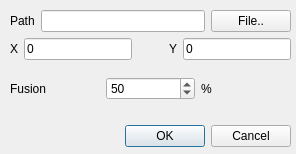
<?xml version="1.0" encoding="UTF-8"?>
<ui version="4.0">
 <class>dialogfusion</class>
 <widget class="QDialog" name="dialogfusion">
  <property name="geometry">
   <rect>
    <x>0</x>
    <y>0</y>
    <width>296</width>
    <height>154</height>
   </rect>
  </property>
  <property name="windowTitle">
   <string>Dialog</string>
  </property>
  <widget class="QDialogButtonBox" name="buttonBox">
   <property name="geometry">
    <rect>
     <x>100</x>
     <y>120</y>
     <width>191</width>
     <height>32</height>
    </rect>
   </property>
   <property name="orientation">
    <enum>Qt::Horizontal</enum>
   </property>
   <property name="standardButtons">
    <set>QDialogButtonBox::Cancel|QDialogButtonBox::Ok</set>
   </property>
  </widget>
  <widget class="QWidget" name="verticalLayoutWidget">
   <property name="geometry">
    <rect>
     <x>10</x>
     <y>10</y>
     <width>281</width>
     <height>101</height>
    </rect>
   </property>
   <layout class="QVBoxLayout" name="verticalLayout">
    <item>
     <layout class="QHBoxLayout" name="horizontalLayout">
      <item>
       <widget class="QLabel" name="label">
        <property name="text">
         <string>Path</string>
        </property>
       </widget>
      </item>
      <item>
       <widget class="QLineEdit" name="pathEdit"/>
      </item>
      <item>
       <widget class="QPushButton" name="pushButton">
        <property name="text">
         <string>File..</string>
        </property>
       </widget>
      </item>
     </layout>
    </item>
    <item>
     <layout class="QHBoxLayout" name="horizontalLayout_2">
      <item>
       <widget class="QLabel" name="label_2">
        <property name="text">
         <string>X</string>
        </property>
       </widget>
      </item>
      <item>
       <widget class="QLineEdit" name="xEdit">
        <property name="text">
         <string>0</string>
        </property>
       </widget>
      </item>
      <item>
       <spacer name="horizontalSpacer">
        <property name="orientation">
         <enum>Qt::Horizontal</enum>
        </property>
        <property name="sizeHint" stdset="0">
         <size>
          <width>5</width>
          <height>20</height>
         </size>
        </property>
       </spacer>
      </item>
      <item>
       <widget class="QLabel" name="label_3">
        <property name="text">
         <string>Y</string>
        </property>
       </widget>
      </item>
      <item>
       <widget class="QLineEdit" name="yEdit">
        <property name="text">
         <string>0</string>
        </property>
       </widget>
      </item>
     </layout>
    </item>
    <item>
     <layout class="QHBoxLayout" name="horizontalLayout_3">
      <item>
       <widget class="QLabel" name="label_4">
        <property name="text">
         <string>Fusion</string>
        </property>
       </widget>
      </item>
      <item>
       <widget class="QSpinBox" name="percentageEdit">
        <property name="minimum">
         <number>1</number>
        </property>
        <property name="maximum">
         <number>100</number>
        </property>
        <property name="value">
         <number>50</number>
        </property>
       </widget>
      </item>
      <item>
       <widget class="QLabel" name="label_5">
        <property name="text">
         <string>%</string>
        </property>
       </widget>
      </item>
     </layout>
    </item>
   </layout>
  </widget>
 </widget>
 <resources/>
 <connections>
  <connection>
   <sender>buttonBox</sender>
   <signal>accepted()</signal>
   <receiver>dialogfusion</receiver>
   <slot>accept()</slot>
   <hints>
    <hint type="sourcelabel">
     <x>248</x>
     <y>254</y>
    </hint>
    <hint type="destinationlabel">
     <x>157</x>
     <y>274</y>
    </hint>
   </hints>
  </connection>
  <connection>
   <sender>buttonBox</sender>
   <signal>rejected()</signal>
   <receiver>dialogfusion</receiver>
   <slot>reject()</slot>
   <hints>
    <hint type="sourcelabel">
     <x>316</x>
     <y>260</y>
    </hint>
    <hint type="destinationlabel">
     <x>286</x>
     <y>274</y>
    </hint>
   </hints>
  </connection>
 </connections>
</ui>
